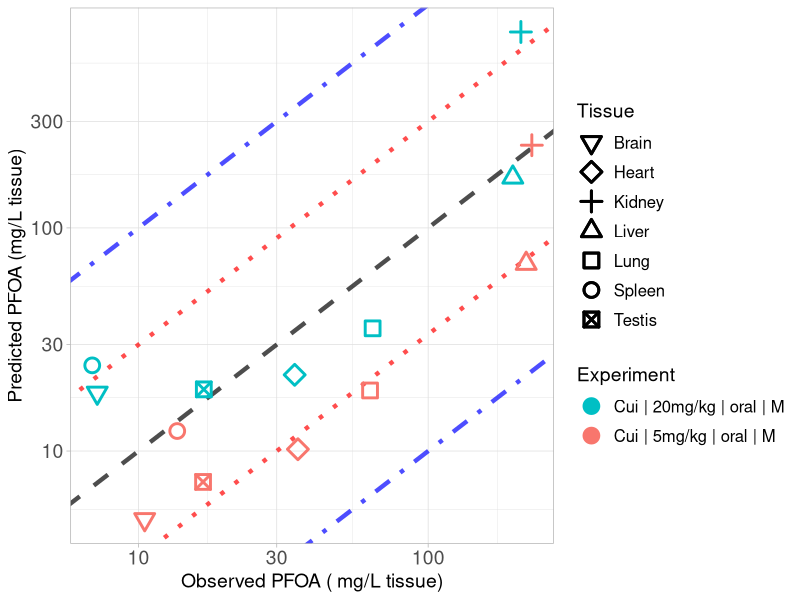

Write R code to recreate this figure.
library(ggplot2)

#setwd("C:/Users/ptsir/Documents/GitHub/PFAS_PBK_models/PFOA inhalation Rat/Validation/Validation_results")
setwd("/Users/user/Documents/GitHub/PFAS_PBK_models/PFOA inhalation Rat/Validation/Validation_permeability")

# Load Results 
Cui_results <- read.csv("Cui_2008_results.csv", header = T)
Cui_low <- Cui_results[Cui_results$Dose == 5, ]
Cui_low$Experiment <- "Cui | 5mg/kg | oral | M"
Cui_high <- Cui_results[Cui_results$Dose == 20, ]
Cui_high$Experiment <- "Cui | 20mg/kg | oral | M"
# 
Tissue_markers <-  c(0:10,14)
names(Tissue_markers) <- c( "Lung",   "Spleen",  "Liver",   "Kidney", "Plasma", "Heart",
                            "Brain","Testis", "Stomach", "Intestines", "Carcass")

Experiment <- scales::hue_pal()(2)

names(Experiment) <- unique(c(Cui_low$Experiment, Cui_high$Experiment))



scatter_plot <- ggplot()+
  geom_abline(intercept = log10(1), slope = 1, linetype = "dashed", color = "black", linewidth = 1.5, alpha = 0.7) +  # Identity line in log10 scale
  geom_abline(intercept = log10(3), slope = 1, linetype = "dotted", color = "red", linewidth = 1.5, alpha = 0.7) +  # +3-fold error line
  geom_abline(intercept = log10(1/3), slope = 1, linetype = "dotted", color = "red", linewidth = 1.5, alpha = 0.7) +  # -3-fold error line
  geom_abline(intercept = log10(10), slope = 1, linetype = "dotdash", color = "blue", linewidth = 1.5, alpha = 0.7) +  # +10-fold error line
  geom_abline(intercept = log10(1/10), slope = 1, linetype = "dotdash", color = "blue", linewidth = 1.5, alpha = 0.7) +  # -10-fold error line
  geom_point(data = Cui_low, aes(x=Observed, y=Predicted, color = Experiment, shape = Tissue), size=4, stroke = 1.5)+
  geom_point(data = Cui_high, aes(x=Observed, y=Predicted, color = Experiment, shape = Tissue), size=4, stroke = 1.5)+
  scale_y_log10()+
  scale_x_log10()+
  scale_color_manual(values = Experiment)+
  theme(legend.spacing.y = unit(1, 'cm')) +
  guides(fill = guide_legend(byrow = TRUE))+
  scale_shape_manual(values = Tissue_markers)+
  theme_light()+
  labs(y = "Predicted PFOA (mg/L tissue)",
       x = "Observed PFOA ( mg/L tissue)")+
  theme(plot.title = element_text(hjust = 0.5),
        legend.key.size = unit(0.75, 'cm'),  
        legend.title = element_text(size=14),
        legend.text = element_text(size=12,  hjust = 0),
        axis.text = element_text(size = 14),
        axis.title = element_text(size = 14),
        )

#print(scatter_plot)

ggsave("validation_plot_PFOA_tissues.png", scatter_plot, width = 11, height = 7, units = "in", dpi = 300)
